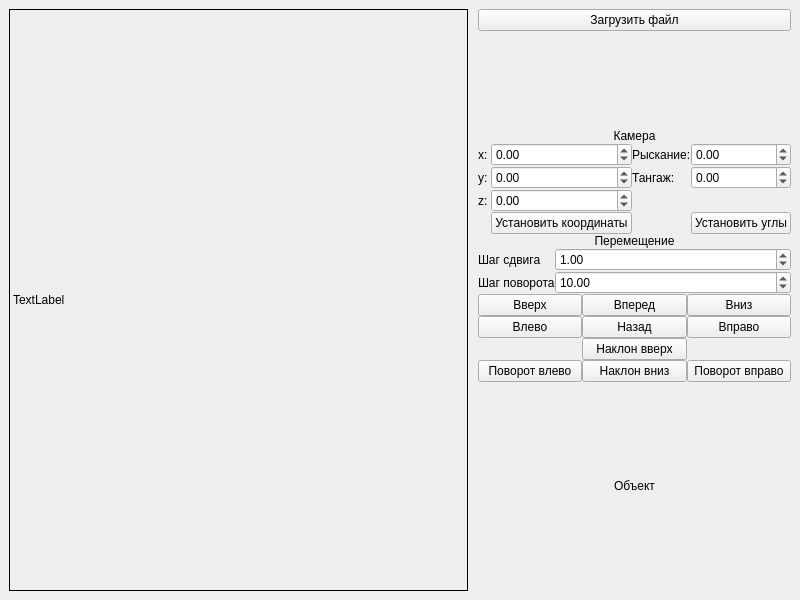
<?xml version="1.0" encoding="UTF-8"?>
<ui version="4.0">
 <class>MainWindow</class>
 <widget class="QMainWindow" name="MainWindow">
  <property name="geometry">
   <rect>
    <x>0</x>
    <y>0</y>
    <width>800</width>
    <height>600</height>
   </rect>
  </property>
  <property name="sizePolicy">
   <sizepolicy hsizetype="Preferred" vsizetype="Preferred">
    <horstretch>1</horstretch>
    <verstretch>1</verstretch>
   </sizepolicy>
  </property>
  <property name="windowTitle">
   <string>MainWindow</string>
  </property>
  <widget class="QWidget" name="centralwidget">
   <layout class="QHBoxLayout" name="horizontalLayout">
    <item>
     <layout class="QHBoxLayout" name="horizontalLayout_2">
      <property name="spacing">
       <number>0</number>
      </property>
      <property name="sizeConstraint">
       <enum>QLayout::SizeConstraint::SetNoConstraint</enum>
      </property>
      <item>
       <widget class="QLabel" name="RenderRegion">
        <property name="sizePolicy">
         <sizepolicy hsizetype="Expanding" vsizetype="Expanding">
          <horstretch>0</horstretch>
          <verstretch>0</verstretch>
         </sizepolicy>
        </property>
        <property name="frameShape">
         <enum>QFrame::Shape::Box</enum>
        </property>
        <property name="text">
         <string>TextLabel</string>
        </property>
        <property name="scaledContents">
         <bool>false</bool>
        </property>
       </widget>
      </item>
      <item>
       <layout class="QVBoxLayout" name="verticalLayout">
        <property name="leftMargin">
         <number>10</number>
        </property>
        <item>
         <widget class="QPushButton" name="LoadFileButton">
          <property name="text">
           <string>Загрузить файл</string>
          </property>
         </widget>
        </item>
        <item>
         <spacer name="verticalSpacer">
          <property name="orientation">
           <enum>Qt::Orientation::Vertical</enum>
          </property>
          <property name="sizeHint" stdset="0">
           <size>
            <width>20</width>
            <height>40</height>
           </size>
          </property>
         </spacer>
        </item>
        <item>
         <layout class="QVBoxLayout" name="verticalLayout_2">
          <item>
           <widget class="QLabel" name="label_2">
            <property name="text">
             <string>Камера</string>
            </property>
            <property name="alignment">
             <set>Qt::AlignmentFlag::AlignCenter</set>
            </property>
           </widget>
          </item>
          <item>
           <layout class="QGridLayout" name="gridLayout_2">
            <item row="0" column="2">
             <widget class="QLabel" name="label_9">
              <property name="text">
               <string>Рыскание:</string>
              </property>
              <property name="margin">
               <number>1</number>
              </property>
             </widget>
            </item>
            <item row="1" column="2">
             <widget class="QLabel" name="label_10">
              <property name="text">
               <string>Тангаж:</string>
              </property>
              <property name="margin">
               <number>1</number>
              </property>
             </widget>
            </item>
            <item row="0" column="1">
             <widget class="QDoubleSpinBox" name="CameraXSelector">
              <property name="minimum">
               <double>-1000.000000000000000</double>
              </property>
              <property name="maximum">
               <double>1000.000000000000000</double>
              </property>
             </widget>
            </item>
            <item row="3" column="1">
             <widget class="QPushButton" name="CameraUpdatePosition">
              <property name="text">
               <string>Установить координаты</string>
              </property>
             </widget>
            </item>
            <item row="2" column="1">
             <widget class="QDoubleSpinBox" name="CameraZSelector">
              <property name="minimum">
               <double>-1000.000000000000000</double>
              </property>
              <property name="maximum">
               <double>1000.000000000000000</double>
              </property>
             </widget>
            </item>
            <item row="0" column="0">
             <widget class="QLabel" name="label_3">
              <property name="sizePolicy">
               <sizepolicy hsizetype="Maximum" vsizetype="Preferred">
                <horstretch>0</horstretch>
                <verstretch>0</verstretch>
               </sizepolicy>
              </property>
              <property name="text">
               <string>x:</string>
              </property>
              <property name="margin">
               <number>1</number>
              </property>
             </widget>
            </item>
            <item row="1" column="0">
             <widget class="QLabel" name="label_4">
              <property name="text">
               <string>y: </string>
              </property>
              <property name="margin">
               <number>1</number>
              </property>
             </widget>
            </item>
            <item row="1" column="1">
             <widget class="QDoubleSpinBox" name="CameraYSelector">
              <property name="minimum">
               <double>-1000.000000000000000</double>
              </property>
              <property name="maximum">
               <double>1000.000000000000000</double>
              </property>
             </widget>
            </item>
            <item row="2" column="0">
             <widget class="QLabel" name="label_5">
              <property name="text">
               <string>z:</string>
              </property>
              <property name="margin">
               <number>1</number>
              </property>
             </widget>
            </item>
            <item row="0" column="3">
             <widget class="QDoubleSpinBox" name="CameraYawSelector">
              <property name="minimum">
               <double>-1000000.000000000000000</double>
              </property>
              <property name="maximum">
               <double>100000.000000000000000</double>
              </property>
             </widget>
            </item>
            <item row="1" column="3">
             <widget class="QDoubleSpinBox" name="CameraPitchSelector">
              <property name="minimum">
               <double>-90.000000000000000</double>
              </property>
              <property name="maximum">
               <double>90.000000000000000</double>
              </property>
             </widget>
            </item>
            <item row="3" column="3">
             <widget class="QPushButton" name="CameraUpdateAngles">
              <property name="text">
               <string>Установить углы</string>
              </property>
             </widget>
            </item>
           </layout>
          </item>
          <item>
           <widget class="QLabel" name="label_6">
            <property name="text">
             <string>Перемещение</string>
            </property>
            <property name="alignment">
             <set>Qt::AlignmentFlag::AlignCenter</set>
            </property>
           </widget>
          </item>
          <item>
           <layout class="QFormLayout" name="formLayout_3">
            <item row="0" column="1">
             <widget class="QDoubleSpinBox" name="TranslateStep">
              <property name="minimum">
               <double>0.010000000000000</double>
              </property>
              <property name="maximum">
               <double>10.000000000000000</double>
              </property>
              <property name="value">
               <double>1.000000000000000</double>
              </property>
             </widget>
            </item>
            <item row="1" column="1">
             <widget class="QDoubleSpinBox" name="RotateStep">
              <property name="minimum">
               <double>1.000000000000000</double>
              </property>
              <property name="maximum">
               <double>90.000000000000000</double>
              </property>
              <property name="value">
               <double>10.000000000000000</double>
              </property>
             </widget>
            </item>
            <item row="0" column="0">
             <widget class="QLabel" name="label_7">
              <property name="text">
               <string>Шаг сдвига</string>
              </property>
             </widget>
            </item>
            <item row="1" column="0">
             <widget class="QLabel" name="label_8">
              <property name="text">
               <string>Шаг поворота</string>
              </property>
             </widget>
            </item>
           </layout>
          </item>
          <item>
           <layout class="QGridLayout" name="gridLayout">
            <item row="3" column="1">
             <widget class="QPushButton" name="CameraMoveBackward">
              <property name="text">
               <string>Назад</string>
              </property>
              <property name="shortcut">
               <string>S</string>
              </property>
             </widget>
            </item>
            <item row="0" column="0">
             <widget class="QPushButton" name="CameraMoveUp">
              <property name="sizePolicy">
               <sizepolicy hsizetype="Minimum" vsizetype="Fixed">
                <horstretch>0</horstretch>
                <verstretch>0</verstretch>
               </sizepolicy>
              </property>
              <property name="text">
               <string>Вверх</string>
              </property>
              <property name="shortcut">
               <string>Space</string>
              </property>
             </widget>
            </item>
            <item row="0" column="2">
             <widget class="QPushButton" name="CameraMoveDown">
              <property name="text">
               <string>Вниз</string>
              </property>
              <property name="shortcut">
               <string>C</string>
              </property>
             </widget>
            </item>
            <item row="5" column="0">
             <widget class="QPushButton" name="CameraRotateLeft">
              <property name="text">
               <string>Поворот влево</string>
              </property>
              <property name="shortcut">
               <string>Left</string>
              </property>
             </widget>
            </item>
            <item row="5" column="2">
             <widget class="QPushButton" name="CameraRotateRight">
              <property name="text">
               <string>Поворот вправо</string>
              </property>
              <property name="shortcut">
               <string>Right</string>
              </property>
             </widget>
            </item>
            <item row="3" column="0">
             <widget class="QPushButton" name="CameraMoveLeft">
              <property name="text">
               <string>Влево</string>
              </property>
              <property name="shortcut">
               <string>A</string>
              </property>
             </widget>
            </item>
            <item row="4" column="1">
             <widget class="QPushButton" name="CameraRotateUp">
              <property name="text">
               <string>Наклон вверх</string>
              </property>
              <property name="shortcut">
               <string>Up</string>
              </property>
             </widget>
            </item>
            <item row="0" column="1">
             <widget class="QPushButton" name="CameraMoveForward">
              <property name="sizePolicy">
               <sizepolicy hsizetype="Minimum" vsizetype="Fixed">
                <horstretch>0</horstretch>
                <verstretch>0</verstretch>
               </sizepolicy>
              </property>
              <property name="text">
               <string>Вперед</string>
              </property>
              <property name="shortcut">
               <string>W</string>
              </property>
             </widget>
            </item>
            <item row="5" column="1">
             <widget class="QPushButton" name="CameraRotateDown">
              <property name="text">
               <string>Наклон вниз</string>
              </property>
              <property name="shortcut">
               <string>Down</string>
              </property>
             </widget>
            </item>
            <item row="3" column="2">
             <widget class="QPushButton" name="CameraMoveRight">
              <property name="text">
               <string>Вправо</string>
              </property>
              <property name="shortcut">
               <string>D</string>
              </property>
             </widget>
            </item>
           </layout>
          </item>
         </layout>
        </item>
        <item>
         <spacer name="verticalSpacer_2">
          <property name="orientation">
           <enum>Qt::Orientation::Vertical</enum>
          </property>
          <property name="sizeHint" stdset="0">
           <size>
            <width>20</width>
            <height>40</height>
           </size>
          </property>
         </spacer>
        </item>
        <item>
         <layout class="QVBoxLayout" name="verticalLayout_3">
          <item>
           <widget class="QLabel" name="label">
            <property name="text">
             <string>Объект</string>
            </property>
            <property name="alignment">
             <set>Qt::AlignmentFlag::AlignCenter</set>
            </property>
           </widget>
          </item>
         </layout>
        </item>
        <item>
         <spacer name="verticalSpacer_3">
          <property name="orientation">
           <enum>Qt::Orientation::Vertical</enum>
          </property>
          <property name="sizeHint" stdset="0">
           <size>
            <width>20</width>
            <height>40</height>
           </size>
          </property>
         </spacer>
        </item>
       </layout>
      </item>
     </layout>
    </item>
   </layout>
  </widget>
 </widget>
 <resources/>
 <connections/>
</ui>
